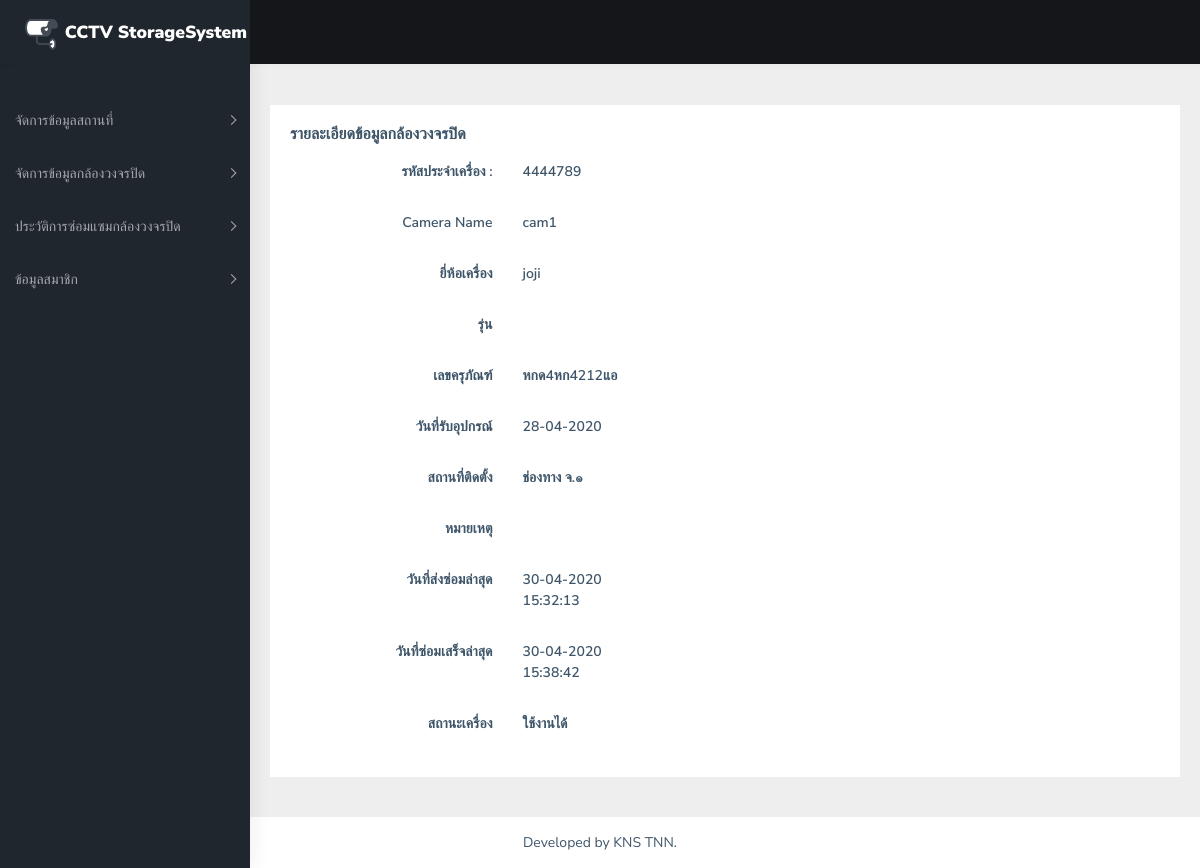
Screenshot of /user/camera_detail.php?editcam=4444789 with the database file from the repository.
### tables this page shows
CREATE TABLE `camera` (
  `c_id` int(10) NOT NULL COMMENT 'ไอดีกล้อง',
  `c_name` varchar(15) NOT NULL COMMENT 'ชื่อกล้อง',
  `c_ip` varchar(15) NOT NULL COMMENT 'ไอพีกล้อง',
  `c_port` int(10) NOT NULL COMMENT 'พอร์ตกล้อง',
  `c_brand` varchar(10) NOT NULL COMMENT 'ยี่ห้อ',
  `c_no` varchar(20) NOT NULL COMMENT 'รุ่น',
  `c_sn` varchar(20) NOT NULL COMMENT 'ซีเรียลนัมเบอร์',
  `c_tax` varchar(30) NOT NULL COMMENT 'เลขพัสดุ',
  `c_date` varchar(10) NOT NULL COMMENT 'วันที่ติดตั้ง',
  `lo_name_place` varchar(40) NOT NULL COMMENT 'ฃื่อสถานที่',
  `c_pic` varchar(120) NOT NULL COMMENT 'รูปภาพ',
  `c_note` varchar(250) DEFAULT NULL COMMENT 'หมายเหตุ',
  `c_status` varchar(15) NOT NULL COMMENT 'สถานะ',
  `c_import` date NOT NULL DEFAULT current_timestamp() COMMENT 'เวลาที่บันทึกข้อมูล',
  `c_import_year` year(4) NOT NULL DEFAULT current_timestamp() COMMENT 'ปี',
  `c_fix` varchar(20) NOT NULL COMMENT 'ส่งซ่อมล่าสุด',
  `c_finish` varchar(20) NOT NULL COMMENT 'ซ่อมเสร็จล่าสุด'
);

### user/camera_detail.php (the view, shortened to what this page needs)
<?php
  include('../connection.php');
   $cfix = null;
   if(isset($_GET["editcam"]))
   {
	   $cfix = $_GET["editcam"];
   }
   $sql = "SELECT * FROM camera WHERE c_id = '".$cfix."' ";
   $query = mysqli_query($conn,$sql);
   $result= mysqli_fetch_array($query,MYSQLI_ASSOC);
?>
<!DOCTYPE html>
<html dir="ltr" lang="en">
<head>
    <link rel="stylesheet" type="text/css" href="../assets/libs/select2/dist/css/select2.min.css">
    <link rel="stylesheet" type="text/css" href="../assets/libs/jquery-minicolors/jquery.minicolors.css">
    <link rel="stylesheet" type="text/css" href="../assets/libs/bootstrap-datepicker/dist/css/bootstrap-datepicker.min.css">
    <link rel="stylesheet" type="text/css" href="../assets/libs/quill/dist/quill.snow.css">
    <link href="../dist/css/style.min.css" rel="stylesheet">
                </head>
<body>
<div id="main-wrapper" data-sidebartype="mini-sidebar">
        <?php include('../admin/include/header.php')?>
        <?php include('../admin/include/sidebar.php')?>
		<div class="page-wrapper">
            <br>
            <div class="container-fluid">
				<form action="" method="post" name="editcam" onSubmit="JavaScript:return fncSubmit();" enctype="multipart/form-data" onSubmit="JavaScript:return addlocation();">
				<div class="card">
                                <div class="card-body">
                                    <h5 class="card-title">รายละเอียดข้อมูลกล้องวงจรปิด</h5>
                                     <div class="form-group row">
                                        <label class="col-sm-3 text-right control-label col-form-label">รหัสประจำเครื่อง :</label>
                                        <div class="col-sm-6">
                                        <label class="col-sm-3 text-left control-label col-form-label"><?php echo $result["c_id"];?></label>
										 </div>
                                    </div>
                                  <div class="form-group row">
                                        <label class="col-sm-3 text-right control-label col-form-label">Camera Name</label>
                                        <div class="col-sm-6">
                                        <label class="col-sm-3 text-left control-label col-form-label"><?php echo $result["c_name"];?></label>
                                        </div>
                                    </div>
								<div class="form-group row">
            						<label class="col-sm-3 text-right control-label col-form-label">ยี่ห้อเครื่อง</label>
                                        <div class="col-sm-6">
                                        <label class="col-sm-4 text-left control-label col-form-label"><?php echo $result["c_brand"];?></label>
                                        </div>
                                  </div>
									 <div class="form-group row">
                                        <label class="col-sm-3 text-right control-label col-form-label">รุ่น </label>
                                        <div class="col-sm-6">
                                        <label class="col-sm-4 text-left control-label col-form-label"><?php echo $result["c_no"];?></label>
                                        </div>
                                    </div>
								  <div class="form-group row">
                                        <label class="col-sm-3 text-right control-label col-form-label">เลขครุภัณฑ์</label>
                                        <div class="col-sm-6">
                                        <label class="col-sm-4 text-left control-label col-form-label"><?php echo $result["c_tax"];?></label>
                                        </div>
                                  </div>
									<div class="form-group row">
                                        <label class="col-sm-3 text-right control-label col-form-label">วันที่รับอุปกรณ์</label>
                                        <div class="col-sm-6">
                                        <label class="col-sm-6 text-left control-label col-form-label"><?php echo date('d-m-Y',strtotime($result["c_date"]));?></label>
                                        </div>
                                    </div>
  					  <div class="form-group row">
						<label class="col-sm-3 text-right control-label col-form-label">สถานที่ติดตั้ง</label>
                                        <div class="col-md-6">
                                        <label class="col-sm-4 text-left control-label col-form-label"><?php echo $result["lo_name_place"];?></label>
                                    </div>
                      </div>
                                    <div class="form-group row">
                                        <label class="col-sm-3 text-right control-label col-form-label">หมายเหตุ</label>
                                        <div class="col-sm-6">
                                            <label class="col-sm-3 text-left control-label col-form-label"><?php echo $result["c_note"];?></label>
                                        </div>
                                    </div>
									<div class="form-group row">
                                        <label class="col-sm-3 text-right control-label col-form-label">วันที่ส่งซ่อมล่าสุด</label>
                                        <div class="col-sm-6">
                                            <label class="col-sm-3 text-left control-label col-form-label">
												<?php echo date('d-m-Y H:i:s',strtotime($result["c_fix"]));?></label>
                                        </div>
                                    </div>
									<div class="form-group row">
                                        <label class="col-sm-3 text-right control-label col-form-label">วันที่ซ่อมเสร็จล่าสุด</label>
                                        <div class="col-sm-6">
                                            <label class="col-sm-3 text-left control-label col-form-label"><?php echo date('d-m-Y H:i:s',strtotime($result["c_finish"]));?></label>
                                        </div>
                                    </div>
									<div class="form-group row">
                                    <label class="col-sm-3 text-right control-label col-form-label">สถานะเครื่อง</label>
                                    <div class="col-md-6">
                                     <label class="col-sm-3 text-left control-label col-form-label"><?php echo $result["c_status"];?></label>
                                    </div>
                                </div>
                                </div>
						</div>
						</form>
		</div>
	</div>
	</div>
	            <footer class="footer text-center">
				Developed by KNS TNN.
            </footer>
</body>
	<link type="text/css" id="dark-mode" rel="stylesheet" href="">
</html>

### rows the page displays
camera: c_id "4444789", c_name "cam1", c_brand "joji", c_tax "หกด4หก4212แอ", c_date "28-04-2020", lo_name_place "ช่องทาง จ.๑", c_fix "30-04-2020 15:32:13", c_finish "30-04-2020 15:38:42", c_status "ใช้งานได้"
